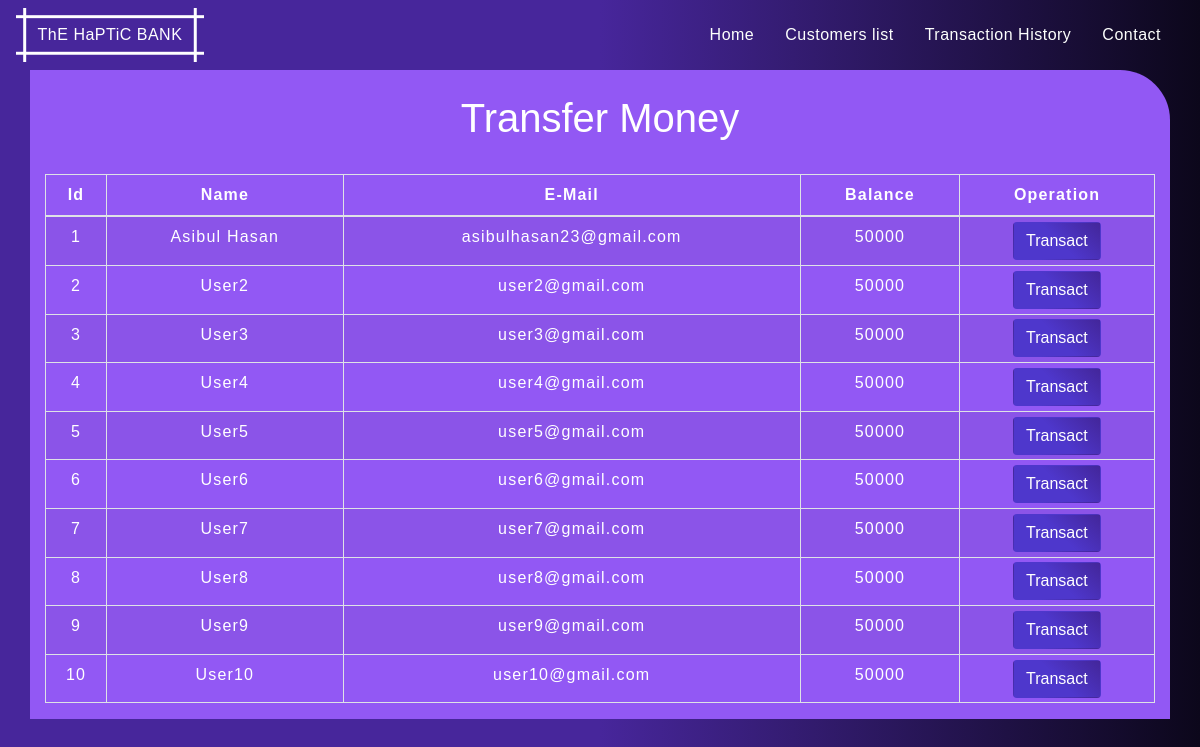
The app's page /transfermoney.php with its own data.
### tables this page shows
CREATE TABLE `user` (
  `id` int(3) NOT NULL,
  `name` text NOT NULL,
  `email` varchar(30) NOT NULL,
  `balance` int(8) NOT NULL
);

### transfermoney.php (the view, shortened to what this page needs)
<!DOCTYPE html>
<html lang="en">
<head>
    <link rel="stylesheet" href="https://maxcdn.bootstrapcdn.com/bootstrap/4.0.0/css/bootstrap.min.css"
>
    <link rel="stylesheet" type="text/css" href="css/table.css">
    <link rel="stylesheet" type="text/css" href="css/navbar.css">
</head>
<body>
    <?php
    include 'config.php';
    $sql = "SELECT * FROM user";
    $result = mysqli_query($conn,$sql);
?>
    <?php
  include 'navbar.php';
?>
    <div class="container">
        <h2 class="text-center pt-4">Transfer Money</h2>
        <br>
        <div class="row">
            <div class="col">
                <div class="table-responsive-sm">
                    <table class="table table-hover table-sm table-striped table-condensed table-bordered">
                        <thead>
                            <tr>
                                <th scope="col" class="text-center py-2">Id</th>
                                <th scope="col" class="text-center py-2">Name</th>
                                <th scope="col" class="text-center py-2">E-Mail</th>
                                <th scope="col" class="text-center py-2">Balance</th>
                                <th scope="col" class="text-center py-2">Operation</th>
                            </tr>
                        </thead>
                        <tbody>
                            <?php
                    while($rows=mysqli_fetch_assoc($result)){
                ?>
                            <tr>
                                <td class="py-2"><?php echo $rows['id'] ?></td>
                                <td class="py-2"><?php echo $rows['name']?></td>
                                <td class="py-2"><?php echo $rows['email']?></td>
                                <td class="py-2"><?php echo $rows['balance']?></td>
                                <td><a href="selecteduserdetail.php?id= <?php echo $rows['id'] ;?>"> <button
                                            type="button" class="btn">Transact</button></a></td>
                            </tr>
                            <?php
                    }
                ?>
                        </tbody>
                    </table>
                </div>
            </div>
        </div>
    </div>
</body>
</html>

### navbar.php (shortened to what this page needs)
<nav class="navbar navbar-expand-md navbar " style="background-color: transparent;">
  <a class="navbar-brand" href="index.php">ThE HaPTiC BANK</a>
  <div class="collapse navbar-collapse" id="collapsibleNavbar">
    <ul class="navbar-nav ml-auto">
      <li class="nav-item">
        <a class="nav-link" href="index.php">Home</a>
      </li>
      <li class="nav-item">
        <a class="nav-link" href="transfermoney.php">Customers list</a>
      </li>
      <li class="nav-item">
        <a class="nav-link" href="transactionhistory.php">Transaction History</a>
      </li>
      <li class="nav-item">
        <a class="nav-link" href="/contact.php">Contact</a>
      </li>
  </div>
</nav>

### css/table.css (style rules this page uses)
* { padding: 0; margin: 0; box-sizing: border-box; font-family: sans-serif; }
body { position: relative; background: linear-gradient(90deg, #47269b 50%, #0c071b 100%) no-repeat center fixed; background-size: cover; color: #FFFFFF; }
h2 { font-size: 40px; }
table { letter-spacing: 1.2px; }
td { text-align: center; }
.container { background-color: #9258f4; border-top-right-radius: 50px; }
button { appearance: none; background-color: rgba(119,72,229,255); border: 2px solid rgba(253,253,252,255); border-radius: 15px; box-sizing: border-box; color: #FFFFFF; cursor: pointer; display: inline-block; line-height: normal; margin: 0; min-width: 0; outline: none; text-align: center; text-decoration: none; transition: all 300ms cubic-bezier(.23, 1, 0.32, 1); touch-action: manipulation; will-change: transform; background-image: linear-gradient(45deg, #4e37cc 51%, #43269a 100%); }

### css/navbar.css (style rules this page uses)
.nav-link { color: #fdfffd; margin-right: 15px; letter-spacing: 0.5px; transition: 0.5s; }
.navbar-brand { letter-spacing: 0.5px; }
.navbar-brand { letter-spacing: 0.5px; transition: .5s; color: #f98ffe; }
.navbar-brand { --b: 3px; --s: .45em; --color: #ffffff; padding: calc(.5em + var(--s)) calc(.9em + var(--s)); color: var(--color); --_p: var(--s); background: conic-gradient(from 90deg at var(--b) var(--b),#0000 90deg,var(--color) 0) var(--_p) var(--_p)/calc(100% - var(--b) - 2*var(--_p)) calc(100% - var(--b) - 2*var(--_p)); transition: .3s linear, color 0s, background-color 0s; outline: var(--b) solid #0000; outline-offset: .6em; font-size: 16px; border: 0; touch-action: manipulation; }

### records on screen
user: id "1", name "Asibul Hasan", email "asibulhasan23@gmail.com", balance "50000"
user: id "2", name "User2", email "user2@gmail.com", balance "50000"
user: id "3", name "User3", email "user3@gmail.com", balance "50000"
user: id "4", name "User4", email "user4@gmail.com", balance "50000"
user: id "5", name "User5", email "user5@gmail.com", balance "50000"
user: id "6", name "User6", email "user6@gmail.com", balance "50000"
user: id "7", name "User7", email "user7@gmail.com", balance "50000"
user: id "8", name "User8", email "user8@gmail.com", balance "50000"
user: id "9", name "User9", email "user9@gmail.com", balance "50000"
user: id "10", name "User10", email "user10@gmail.com", balance "50000"
